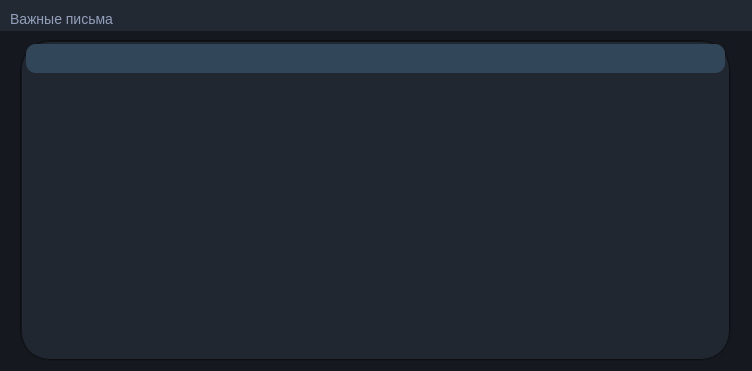
<?xml version="1.0" encoding="UTF-8"?>
<ui version="4.0">
 <class>Form</class>
 <widget class="QWidget" name="Form">
  <property name="geometry">
   <rect>
    <x>0</x>
    <y>0</y>
    <width>752</width>
    <height>371</height>
   </rect>
  </property>
  <property name="windowTitle">
   <string>Form</string>
  </property>
  <property name="styleSheet">
   <string notr="true">background-color: rgb(21, 25, 31);
font: &quot;Copperplate Gothic Light&quot;;</string>
  </property>
  <widget class="QTableView" name="mailListTriggerListTable">
   <property name="geometry">
    <rect>
     <x>20</x>
     <y>40</y>
     <width>711</width>
     <height>321</height>
    </rect>
   </property>
   <property name="styleSheet">
    <string notr="true">QTableView {
         Color: white; /* text color in the table */
         Gridline-color: black; /*The inner frame color*/
         Background-color: rgb(33, 39, 48); /* background color in the table*/
    alternate-background-color: rgb(42, 50, 62);
         Selection-color: white; /* The text color of the selected area*/
         Selection-background-color: rgb(84, 89, 97); /*The background color of the selected area*/
    border: 2px groove rgb(12, 14, 17);
    border-radius: 30px;
    padding: 2px 4px;
}

QHeaderView {
    color: white;
    font: bold 10pt;
         Background-color: rgb(50, 70, 90);/*Set the background color of the header blank area*/
    border: 0px solid rgb(144, 144, 144);
    border: 0px solid rgb(191,191,191);
    border-left-color: rgba(255, 255, 255, 0);
    border-top-color: rgba(255, 255, 255, 0);
    border-radius:10px;
    min-height:29px;
}

/* VERTICAL SCROLLBAR */
 QScrollBar:vertical {
	border: none;
    background: rgb(27, 32, 40);
    width: 14px;
    margin: 15px 0 15px 0;
	border-radius: 0px;
 }

/*  HANDLE BAR VERTICAL */
QScrollBar::handle:vertical {	
	background-color: rgb(77, 87, 99);
	min-height: 30px;
	border-radius: 7px;
}
QScrollBar::handle:vertical:hover{	
	background-color: rgb(107, 117, 139);
}
QScrollBar::handle:vertical:pressed {	
	background-color: rgb(117, 135, 150);
}

/* BTN TOP - SCROLLBAR */
QScrollBar::sub-line:vertical {
	border: none;
	background-color: rgb(37, 42, 50);
	height: 15px;
	border-top-left-radius: 7px;
	border-top-right-radius: 7px;
	subcontrol-position: top;
	subcontrol-origin: margin;
}
/*QScrollBar::sub-line:vertical:hover {	
	background-color: rgb(255, 0, 127);
}*/
QScrollBar::sub-line:vertical:pressed {	
	background-color: rgb(47, 52, 60);
}

/* BTN BOTTOM - SCROLLBAR */
QScrollBar::add-line:vertical {
	border: none;
	background-color: rgb(37, 42, 50);
	height: 15px;
	border-bottom-left-radius: 7px;
	border-bottom-right-radius: 7px;
	subcontrol-position: bottom;
	subcontrol-origin: margin;
}
/*QScrollBar::add-line:vertical:hover {	
	background-color: rgb(255, 0, 127);
}*/
QScrollBar::add-line:vertical:pressed {	
	background-color:  rgb(47, 52, 60);
}

/* RESET ARROW */
QScrollBar::up-arrow:vertical, QScrollBar::down-arrow:vertical {
	background: none;
}
QScrollBar::add-page:vertical, QScrollBar::sub-page:vertical {
	background: none;
}

</string>
   </property>
  </widget>
  <widget class="QWidget" name="widget_2" native="true">
   <property name="geometry">
    <rect>
     <x>0</x>
     <y>0</y>
     <width>761</width>
     <height>31</height>
    </rect>
   </property>
   <property name="styleSheet">
    <string notr="true">background-color: rgb(35, 41, 51);</string>
   </property>
   <widget class="QWidget" name="widget_4" native="true">
    <property name="geometry">
     <rect>
      <x>650</x>
      <y>-10</y>
      <width>101</width>
      <height>51</height>
     </rect>
    </property>
    <property name="styleSheet">
     <string notr="true">QPushButton {
	border: 2px solid transparent;
}
QPushButton::pressed {
	background-color: rgb(20, 25, 34);
}</string>
    </property>
    <layout class="QHBoxLayout" name="horizontalLayout">
     <item>
      <widget class="QPushButton" name="mailListTriggerCollapseButton">
       <property name="text">
        <string/>
       </property>
       <property name="icon">
        <iconset resource="auto_res.qrc">
         <normaloff>:/Pngs/Assets/ICLight/minus.png</normaloff>:/Pngs/Assets/ICLight/minus.png</iconset>
       </property>
       <property name="iconSize">
        <size>
         <width>22</width>
         <height>22</height>
        </size>
       </property>
      </widget>
     </item>
     <item>
      <widget class="QPushButton" name="mailListTriggerCloseButton">
       <property name="text">
        <string/>
       </property>
       <property name="icon">
        <iconset resource="auto_res.qrc">
         <normaloff>:/Pngs/Assets/ICLight/x.png</normaloff>:/Pngs/Assets/ICLight/x.png</iconset>
       </property>
       <property name="iconSize">
        <size>
         <width>22</width>
         <height>22</height>
        </size>
       </property>
      </widget>
     </item>
    </layout>
    <zorder>mailListTriggerCloseButton</zorder>
    <zorder>mailListTriggerCollapseButton</zorder>
   </widget>
   <widget class="QLabel" name="label">
    <property name="geometry">
     <rect>
      <x>10</x>
      <y>10</y>
      <width>131</width>
      <height>18</height>
     </rect>
    </property>
    <property name="styleSheet">
     <string notr="true">color: rgb(145, 160, 187);
font: &quot;Copperplate Gothic Light&quot;;
font-size: 14px;</string>
    </property>
    <property name="text">
     <string>Важные письма</string>
    </property>
   </widget>
  </widget>
 </widget>
 <resources>
  <include location="auto_res.qrc"/>
 </resources>
 <connections/>
</ui>
